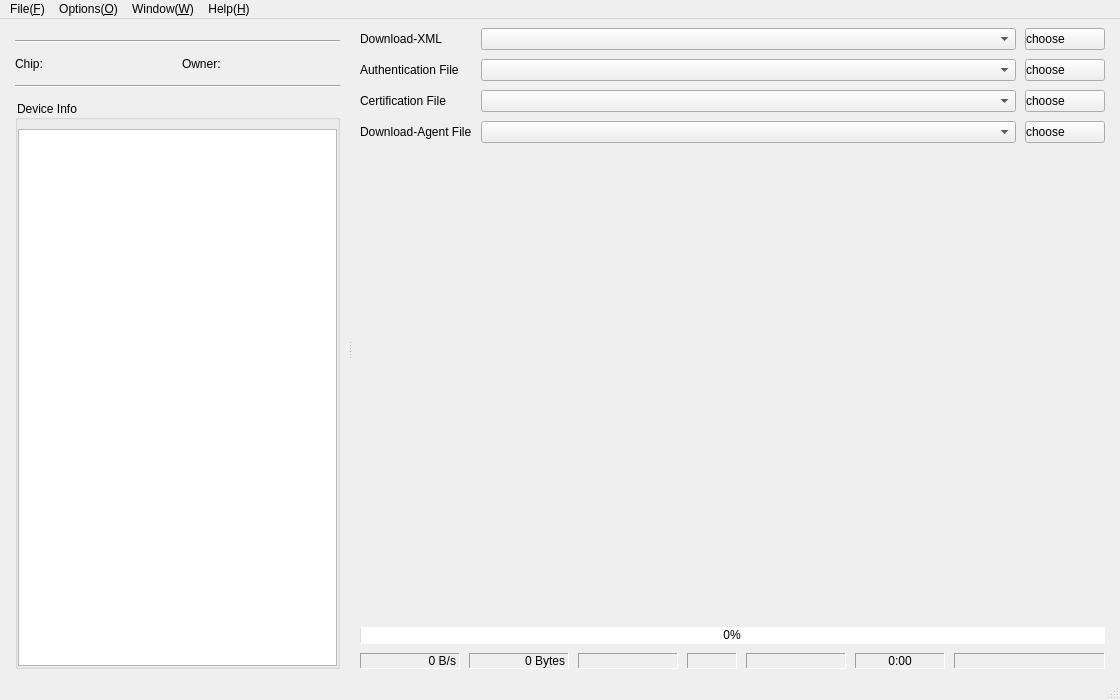
<?xml version="1.0" encoding="UTF-8"?>
<ui version="4.0">
 <class>MainWindow</class>
 <widget class="QMainWindow" name="MainWindow">
  <property name="geometry">
   <rect>
    <x>0</x>
    <y>0</y>
    <width>1120</width>
    <height>700</height>
   </rect>
  </property>
  <property name="minimumSize">
   <size>
    <width>1120</width>
    <height>700</height>
   </size>
  </property>
  <property name="windowTitle">
   <string/>
  </property>
  <property name="windowIcon">
   <iconset resource="../Resources/icon.qrc">
    <normaloff>:/images/application.png</normaloff>:/images/application.png</iconset>
  </property>
  <widget class="QWidget" name="centralwidget">
   <property name="styleSheet">
    <string notr="true">alternate-background-color: rgb(85, 170, 127);</string>
   </property>
   <layout class="QVBoxLayout" name="verticalLayout_3">
    <item>
     <widget class="QSplitter" name="splitter">
      <property name="styleSheet">
       <string notr="true">QSplitter::handle{background-color: rgb(172, 172, 172);};</string>
      </property>
      <property name="frameShape">
       <enum>QFrame::Panel</enum>
      </property>
      <property name="lineWidth">
       <number>0</number>
      </property>
      <property name="midLineWidth">
       <number>1</number>
      </property>
      <property name="orientation">
       <enum>Qt::Horizontal</enum>
      </property>
      <property name="handleWidth">
       <number>2</number>
      </property>
      <property name="childrenCollapsible">
       <bool>false</bool>
      </property>
      <widget class="QWidget" name="layoutWidget">
       <layout class="QVBoxLayout" name="verticalLayout_7">
        <property name="spacing">
         <number>12</number>
        </property>
        <property name="sizeConstraint">
         <enum>QLayout::SetDefaultConstraint</enum>
        </property>
        <property name="leftMargin">
         <number>6</number>
        </property>
        <property name="rightMargin">
         <number>9</number>
        </property>
        <item>
         <widget class="BromConnSettingWidget" name="bromConnSettingWidget" native="true">
          <property name="sizePolicy">
           <sizepolicy hsizetype="Minimum" vsizetype="Minimum">
            <horstretch>0</horstretch>
            <verstretch>0</verstretch>
           </sizepolicy>
          </property>
         </widget>
        </item>
        <item>
         <widget class="Line" name="line_2">
          <property name="orientation">
           <enum>Qt::Horizontal</enum>
          </property>
         </widget>
        </item>
        <item>
         <layout class="QHBoxLayout" name="horizontalLayout_3">
          <property name="spacing">
           <number>9</number>
          </property>
          <item>
           <widget class="QLabel" name="label_chip">
            <property name="text">
             <string>Chip:</string>
            </property>
           </widget>
          </item>
          <item>
           <widget class="QLabel" name="label_chip_value">
            <property name="font">
             <font>
              <pointsize>12</pointsize>
              <weight>75</weight>
              <bold>true</bold>
             </font>
            </property>
            <property name="text">
             <string/>
            </property>
           </widget>
          </item>
          <item>
           <widget class="QLabel" name="label_owner">
            <property name="text">
             <string>Owner:</string>
            </property>
           </widget>
          </item>
          <item>
           <widget class="QLabel" name="label_owner_name">
            <property name="font">
             <font>
              <pointsize>12</pointsize>
              <weight>75</weight>
              <bold>true</bold>
             </font>
            </property>
            <property name="text">
             <string/>
            </property>
            <property name="textFormat">
             <enum>Qt::AutoText</enum>
            </property>
           </widget>
          </item>
         </layout>
        </item>
        <item>
         <widget class="Line" name="line">
          <property name="orientation">
           <enum>Qt::Horizontal</enum>
          </property>
         </widget>
        </item>
        <item>
         <widget class="QGroupBox" name="groupBox">
          <property name="sizePolicy">
           <sizepolicy hsizetype="Minimum" vsizetype="Expanding">
            <horstretch>0</horstretch>
            <verstretch>0</verstretch>
           </sizepolicy>
          </property>
          <property name="title">
           <string>Device Info</string>
          </property>
          <layout class="QVBoxLayout" name="verticalLayout_6">
           <property name="spacing">
            <number>0</number>
           </property>
           <property name="leftMargin">
            <number>0</number>
           </property>
           <property name="topMargin">
            <number>9</number>
           </property>
           <property name="rightMargin">
            <number>0</number>
           </property>
           <property name="bottomMargin">
            <number>0</number>
           </property>
           <item>
            <widget class="QTextEdit" name="textEdit_device_info">
             <property name="sizePolicy">
              <sizepolicy hsizetype="Expanding" vsizetype="Expanding">
               <horstretch>0</horstretch>
               <verstretch>100</verstretch>
              </sizepolicy>
             </property>
             <property name="font">
              <font>
               <pointsize>11</pointsize>
              </font>
             </property>
             <property name="readOnly">
              <bool>true</bool>
             </property>
             <property name="tabStopWidth">
              <number>80</number>
             </property>
            </widget>
           </item>
          </layout>
         </widget>
        </item>
       </layout>
      </widget>
      <widget class="QWidget" name="layoutWidget">
       <layout class="QVBoxLayout" name="verticalLayout_2" stretch="0,1,0">
        <property name="spacing">
         <number>9</number>
        </property>
        <property name="leftMargin">
         <number>9</number>
        </property>
        <property name="rightMargin">
         <number>6</number>
        </property>
        <item>
         <layout class="QGridLayout" name="gridLayout">
          <item row="0" column="0">
           <widget class="QLabel" name="label_download_xml">
            <property name="sizePolicy">
             <sizepolicy hsizetype="Minimum" vsizetype="Preferred">
              <horstretch>0</horstretch>
              <verstretch>0</verstretch>
             </sizepolicy>
            </property>
            <property name="text">
             <string>Download-XML</string>
            </property>
           </widget>
          </item>
          <item row="0" column="1">
           <widget class="QComboBox" name="comboBox_flash_xml_file">
            <property name="sizePolicy">
             <sizepolicy hsizetype="Expanding" vsizetype="Fixed">
              <horstretch>0</horstretch>
              <verstretch>0</verstretch>
             </sizepolicy>
            </property>
            <property name="maxCount">
             <number>10</number>
            </property>
           </widget>
          </item>
          <item row="0" column="2">
           <widget class="QPushButton" name="pushButton_flash_xml">
            <property name="styleSheet">
             <string notr="true">QPushButton {
    text-align:left;
}
</string>
            </property>
            <property name="text">
             <string>choose</string>
            </property>
            <property name="icon">
             <iconset resource="../Resources/icon.qrc">
              <normaloff>:/images/folder.png</normaloff>:/images/folder.png</iconset>
            </property>
            <property name="iconSize">
             <size>
              <width>20</width>
              <height>20</height>
             </size>
            </property>
           </widget>
          </item>
          <item row="1" column="0">
           <widget class="QLabel" name="label_authFile">
            <property name="sizePolicy">
             <sizepolicy hsizetype="Minimum" vsizetype="Preferred">
              <horstretch>0</horstretch>
              <verstretch>0</verstretch>
             </sizepolicy>
            </property>
            <property name="toolTip">
             <string>Only used for security download</string>
            </property>
            <property name="text">
             <string>Authentication File</string>
            </property>
           </widget>
          </item>
          <item row="1" column="1">
           <widget class="QComboBox" name="comboBox_authFilePath">
            <property name="sizePolicy">
             <sizepolicy hsizetype="Expanding" vsizetype="Fixed">
              <horstretch>0</horstretch>
              <verstretch>0</verstretch>
             </sizepolicy>
            </property>
            <property name="acceptDrops">
             <bool>false</bool>
            </property>
            <property name="whatsThis">
             <string>Optional: Only used for security download</string>
            </property>
            <property name="editable">
             <bool>false</bool>
            </property>
            <property name="maxCount">
             <number>10</number>
            </property>
            <property name="insertPolicy">
             <enum>QComboBox::InsertAtTop</enum>
            </property>
           </widget>
          </item>
          <item row="1" column="2">
           <widget class="QPushButton" name="pushButton_authFile">
            <property name="styleSheet">
             <string notr="true">QPushButton {
    text-align:left;
}</string>
            </property>
            <property name="text">
             <string>choose</string>
            </property>
            <property name="icon">
             <iconset resource="../Resources/icon.qrc">
              <normaloff>:/images/folder.png</normaloff>:/images/folder.png</iconset>
            </property>
            <property name="iconSize">
             <size>
              <width>20</width>
              <height>20</height>
             </size>
            </property>
           </widget>
          </item>
          <item row="2" column="0">
           <widget class="QLabel" name="label_certFile">
            <property name="sizePolicy">
             <sizepolicy hsizetype="Minimum" vsizetype="Preferred">
              <horstretch>0</horstretch>
              <verstretch>0</verstretch>
             </sizepolicy>
            </property>
            <property name="text">
             <string>Certification File</string>
            </property>
           </widget>
          </item>
          <item row="2" column="1">
           <widget class="QComboBox" name="comboBox_certFilePath">
            <property name="sizePolicy">
             <sizepolicy hsizetype="Expanding" vsizetype="Fixed">
              <horstretch>0</horstretch>
              <verstretch>0</verstretch>
             </sizepolicy>
            </property>
            <property name="whatsThis">
             <string>optional: only used for security debug.</string>
            </property>
            <property name="maxCount">
             <number>10</number>
            </property>
            <property name="insertPolicy">
             <enum>QComboBox::InsertAtTop</enum>
            </property>
           </widget>
          </item>
          <item row="2" column="2">
           <widget class="QPushButton" name="pushButton_CertFile">
            <property name="enabled">
             <bool>true</bool>
            </property>
            <property name="layoutDirection">
             <enum>Qt::LeftToRight</enum>
            </property>
            <property name="autoFillBackground">
             <bool>false</bool>
            </property>
            <property name="styleSheet">
             <string notr="true">QPushButton {
    text-align:left;
}
</string>
            </property>
            <property name="text">
             <string>choose</string>
            </property>
            <property name="icon">
             <iconset resource="../Resources/icon.qrc">
              <normaloff>:/images/folder.png</normaloff>:/images/folder.png</iconset>
            </property>
            <property name="iconSize">
             <size>
              <width>20</width>
              <height>20</height>
             </size>
            </property>
            <property name="autoExclusive">
             <bool>false</bool>
            </property>
           </widget>
          </item>
          <item row="3" column="0">
           <widget class="QLabel" name="label_daFile">
            <property name="text">
             <string>Download-Agent File</string>
            </property>
           </widget>
          </item>
          <item row="3" column="1">
           <widget class="QComboBox" name="comboBox_daFilePath">
            <property name="sizePolicy">
             <sizepolicy hsizetype="Expanding" vsizetype="Fixed">
              <horstretch>0</horstretch>
              <verstretch>0</verstretch>
             </sizepolicy>
            </property>
            <property name="maxCount">
             <number>10</number>
            </property>
           </widget>
          </item>
          <item row="3" column="2">
           <widget class="QPushButton" name="pushButton_daFile">
            <property name="styleSheet">
             <string notr="true">QPushButton {
    text-align:left;
}
</string>
            </property>
            <property name="text">
             <string>choose</string>
            </property>
            <property name="icon">
             <iconset resource="../Resources/icon.qrc">
              <normaloff>:/images/folder.png</normaloff>:/images/folder.png</iconset>
            </property>
            <property name="iconSize">
             <size>
              <width>20</width>
              <height>20</height>
             </size>
            </property>
           </widget>
          </item>
         </layout>
        </item>
        <item>
         <widget class="QTabWidget" name="tabWidget">
          <property name="enabled">
           <bool>true</bool>
          </property>
          <property name="sizePolicy">
           <sizepolicy hsizetype="Expanding" vsizetype="Expanding">
            <horstretch>100</horstretch>
            <verstretch>0</verstretch>
           </sizepolicy>
          </property>
          <property name="minimumSize">
           <size>
            <width>0</width>
            <height>0</height>
           </size>
          </property>
          <property name="toolTip">
           <string/>
          </property>
          <property name="styleSheet">
           <string notr="true">QTabBar::tab:selected {
	background-color: rgb(242, 253, 255);
}

QTabWidget::pane{
background-color: rgb(250, 255, 247);
}</string>
          </property>
          <property name="tabShape">
           <enum>QTabWidget::Rounded</enum>
          </property>
          <property name="currentIndex">
           <number>-1</number>
          </property>
          <property name="documentMode">
           <bool>true</bool>
          </property>
          <property name="movable">
           <bool>true</bool>
          </property>
         </widget>
        </item>
        <item>
         <layout class="QVBoxLayout" name="verticalLayout">
          <item>
           <widget class="QProgressBar" name="progressBar">
            <property name="sizePolicy">
             <sizepolicy hsizetype="Preferred" vsizetype="Preferred">
              <horstretch>0</horstretch>
              <verstretch>0</verstretch>
             </sizepolicy>
            </property>
            <property name="minimumSize">
             <size>
              <width>0</width>
              <height>17</height>
             </size>
            </property>
            <property name="maximumSize">
             <size>
              <width>16777215</width>
              <height>17</height>
             </size>
            </property>
            <property name="palette">
             <palette>
              <active>
               <colorrole role="Button">
                <brush brushstyle="SolidPattern">
                 <color alpha="255">
                  <red>193</red>
                  <green>249</green>
                  <blue>255</blue>
                 </color>
                </brush>
               </colorrole>
               <colorrole role="Base">
                <brush brushstyle="SolidPattern">
                 <color alpha="255">
                  <red>193</red>
                  <green>249</green>
                  <blue>255</blue>
                 </color>
                </brush>
               </colorrole>
               <colorrole role="Window">
                <brush brushstyle="SolidPattern">
                 <color alpha="255">
                  <red>193</red>
                  <green>249</green>
                  <blue>255</blue>
                 </color>
                </brush>
               </colorrole>
               <colorrole role="AlternateBase">
                <brush brushstyle="SolidPattern">
                 <color alpha="255">
                  <red>85</red>
                  <green>170</green>
                  <blue>127</blue>
                 </color>
                </brush>
               </colorrole>
              </active>
              <inactive>
               <colorrole role="Button">
                <brush brushstyle="SolidPattern">
                 <color alpha="255">
                  <red>193</red>
                  <green>249</green>
                  <blue>255</blue>
                 </color>
                </brush>
               </colorrole>
               <colorrole role="Base">
                <brush brushstyle="SolidPattern">
                 <color alpha="255">
                  <red>193</red>
                  <green>249</green>
                  <blue>255</blue>
                 </color>
                </brush>
               </colorrole>
               <colorrole role="Window">
                <brush brushstyle="SolidPattern">
                 <color alpha="255">
                  <red>193</red>
                  <green>249</green>
                  <blue>255</blue>
                 </color>
                </brush>
               </colorrole>
               <colorrole role="AlternateBase">
                <brush brushstyle="SolidPattern">
                 <color alpha="255">
                  <red>85</red>
                  <green>170</green>
                  <blue>127</blue>
                 </color>
                </brush>
               </colorrole>
              </inactive>
              <disabled>
               <colorrole role="Button">
                <brush brushstyle="SolidPattern">
                 <color alpha="255">
                  <red>193</red>
                  <green>249</green>
                  <blue>255</blue>
                 </color>
                </brush>
               </colorrole>
               <colorrole role="Base">
                <brush brushstyle="SolidPattern">
                 <color alpha="255">
                  <red>193</red>
                  <green>249</green>
                  <blue>255</blue>
                 </color>
                </brush>
               </colorrole>
               <colorrole role="Window">
                <brush brushstyle="SolidPattern">
                 <color alpha="255">
                  <red>193</red>
                  <green>249</green>
                  <blue>255</blue>
                 </color>
                </brush>
               </colorrole>
               <colorrole role="AlternateBase">
                <brush brushstyle="SolidPattern">
                 <color alpha="255">
                  <red>85</red>
                  <green>170</green>
                  <blue>127</blue>
                 </color>
                </brush>
               </colorrole>
              </disabled>
             </palette>
            </property>
            <property name="font">
             <font>
              <weight>50</weight>
              <bold>false</bold>
             </font>
            </property>
            <property name="autoFillBackground">
             <bool>false</bool>
            </property>
            <property name="styleSheet">
             <string notr="true">QProgressBar { border-radius: 0px;text-align: center}</string>
            </property>
            <property name="value">
             <number>0</number>
            </property>
            <property name="alignment">
             <set>Qt::AlignCenter</set>
            </property>
            <property name="orientation">
             <enum>Qt::Horizontal</enum>
            </property>
            <property name="invertedAppearance">
             <bool>false</bool>
            </property>
            <property name="textDirection">
             <enum>QProgressBar::TopToBottom</enum>
            </property>
            <property name="format">
             <string>%p%</string>
            </property>
           </widget>
          </item>
          <item>
           <layout class="QHBoxLayout" name="horizontalLayout">
            <item>
             <widget class="QLabel" name="label_SpeedInfo">
              <property name="minimumSize">
               <size>
                <width>100</width>
                <height>0</height>
               </size>
              </property>
              <property name="maximumSize">
               <size>
                <width>100</width>
                <height>16777215</height>
               </size>
              </property>
              <property name="layoutDirection">
               <enum>Qt::LeftToRight</enum>
              </property>
              <property name="frameShape">
               <enum>QFrame::Panel</enum>
              </property>
              <property name="frameShadow">
               <enum>QFrame::Sunken</enum>
              </property>
              <property name="lineWidth">
               <number>1</number>
              </property>
              <property name="midLineWidth">
               <number>0</number>
              </property>
              <property name="text">
               <string>0 B/s</string>
              </property>
              <property name="alignment">
               <set>Qt::AlignRight|Qt::AlignTrailing|Qt::AlignVCenter</set>
              </property>
             </widget>
            </item>
            <item>
             <widget class="QLabel" name="label_total">
              <property name="minimumSize">
               <size>
                <width>100</width>
                <height>0</height>
               </size>
              </property>
              <property name="maximumSize">
               <size>
                <width>100</width>
                <height>16777215</height>
               </size>
              </property>
              <property name="frameShape">
               <enum>QFrame::Panel</enum>
              </property>
              <property name="frameShadow">
               <enum>QFrame::Sunken</enum>
              </property>
              <property name="text">
               <string>0 Bytes</string>
              </property>
              <property name="alignment">
               <set>Qt::AlignRight|Qt::AlignTrailing|Qt::AlignVCenter</set>
              </property>
             </widget>
            </item>
            <item>
             <widget class="QLabel" name="label_stress_count">
              <property name="minimumSize">
               <size>
                <width>100</width>
                <height>0</height>
               </size>
              </property>
              <property name="maximumSize">
               <size>
                <width>60</width>
                <height>16777215</height>
               </size>
              </property>
              <property name="frameShape">
               <enum>QFrame::Panel</enum>
              </property>
              <property name="frameShadow">
               <enum>QFrame::Sunken</enum>
              </property>
              <property name="lineWidth">
               <number>1</number>
              </property>
              <property name="midLineWidth">
               <number>0</number>
              </property>
              <property name="text">
               <string/>
              </property>
              <property name="alignment">
               <set>Qt::AlignCenter</set>
              </property>
             </widget>
            </item>
            <item>
             <widget class="QLabel" name="label_storage">
              <property name="minimumSize">
               <size>
                <width>50</width>
                <height>0</height>
               </size>
              </property>
              <property name="maximumSize">
               <size>
                <width>50</width>
                <height>16777215</height>
               </size>
              </property>
              <property name="font">
               <font>
                <weight>75</weight>
                <italic>false</italic>
                <bold>true</bold>
                <underline>false</underline>
                <strikeout>false</strikeout>
                <stylestrategy>PreferDefault</stylestrategy>
                <kerning>true</kerning>
               </font>
              </property>
              <property name="frameShape">
               <enum>QFrame::Panel</enum>
              </property>
              <property name="frameShadow">
               <enum>QFrame::Sunken</enum>
              </property>
              <property name="lineWidth">
               <number>1</number>
              </property>
              <property name="midLineWidth">
               <number>0</number>
              </property>
              <property name="text">
               <string/>
              </property>
              <property name="textFormat">
               <enum>Qt::PlainText</enum>
              </property>
              <property name="alignment">
               <set>Qt::AlignCenter</set>
              </property>
             </widget>
            </item>
            <item>
             <widget class="QLabel" name="label_usbStatus">
              <property name="minimumSize">
               <size>
                <width>100</width>
                <height>0</height>
               </size>
              </property>
              <property name="maximumSize">
               <size>
                <width>100</width>
                <height>16777215</height>
               </size>
              </property>
              <property name="toolTip">
               <string/>
              </property>
              <property name="frameShape">
               <enum>QFrame::Panel</enum>
              </property>
              <property name="frameShadow">
               <enum>QFrame::Sunken</enum>
              </property>
              <property name="lineWidth">
               <number>1</number>
              </property>
              <property name="midLineWidth">
               <number>0</number>
              </property>
              <property name="text">
               <string/>
              </property>
              <property name="textFormat">
               <enum>Qt::PlainText</enum>
              </property>
              <property name="alignment">
               <set>Qt::AlignCenter</set>
              </property>
             </widget>
            </item>
            <item>
             <widget class="QLabel" name="label_time">
              <property name="minimumSize">
               <size>
                <width>90</width>
                <height>0</height>
               </size>
              </property>
              <property name="maximumSize">
               <size>
                <width>90</width>
                <height>16777215</height>
               </size>
              </property>
              <property name="frameShape">
               <enum>QFrame::Panel</enum>
              </property>
              <property name="frameShadow">
               <enum>QFrame::Sunken</enum>
              </property>
              <property name="lineWidth">
               <number>1</number>
              </property>
              <property name="midLineWidth">
               <number>0</number>
              </property>
              <property name="text">
               <string>0:00</string>
              </property>
              <property name="alignment">
               <set>Qt::AlignCenter</set>
              </property>
             </widget>
            </item>
            <item>
             <widget class="QLabel" name="label_status_port">
              <property name="frameShape">
               <enum>QFrame::Panel</enum>
              </property>
              <property name="frameShadow">
               <enum>QFrame::Sunken</enum>
              </property>
              <property name="lineWidth">
               <number>1</number>
              </property>
              <property name="midLineWidth">
               <number>0</number>
              </property>
              <property name="text">
               <string/>
              </property>
             </widget>
            </item>
           </layout>
          </item>
         </layout>
        </item>
       </layout>
      </widget>
     </widget>
    </item>
   </layout>
  </widget>
  <widget class="QMenuBar" name="menubar">
   <property name="geometry">
    <rect>
     <x>0</x>
     <y>0</y>
     <width>1120</width>
     <height>21</height>
    </rect>
   </property>
   <widget class="QMenu" name="menu_File">
    <property name="title">
     <string>File(&amp;F)</string>
    </property>
    <widget class="QMenu" name="menuExport_Console_Mode_XML">
     <property name="title">
      <string>Export Console Mode XML</string>
     </property>
     <addaction name="actionExportFormat"/>
     <addaction name="actionExportDownload"/>
     <addaction name="separator"/>
     <addaction name="actionExportReadback"/>
     <addaction name="separator"/>
     <addaction name="actionExportWriteMemory"/>
     <addaction name="actionDownload_Cert"/>
    </widget>
    <addaction name="separator"/>
    <addaction name="menuExport_Console_Mode_XML"/>
    <addaction name="separator"/>
    <addaction name="actionExit"/>
   </widget>
   <widget class="QMenu" name="menuOptions">
    <property name="title">
     <string>Options(&amp;O)</string>
    </property>
    <addaction name="separator"/>
    <addaction name="actionUSB_UART_options"/>
   </widget>
   <widget class="QMenu" name="menuWindow">
    <property name="title">
     <string>Window(&amp;W)</string>
    </property>
    <addaction name="actionWrite_Memory"/>
    <addaction name="actionField_Firmware_Update"/>
    <addaction name="actionSecurity_Mode"/>
   </widget>
   <widget class="QMenu" name="menuHelp">
    <property name="title">
     <string>Help(&amp;H)</string>
    </property>
    <addaction name="actionShow_Welcome"/>
    <addaction name="separator"/>
    <addaction name="actionAbout"/>
    <addaction name="separator"/>
    <addaction name="actionNetwork_Test"/>
    <addaction name="separator"/>
    <addaction name="action_SoftwareUpdate"/>
    <addaction name="actionOpen_Logs_Folder"/>
   </widget>
   <addaction name="menu_File"/>
   <addaction name="menuOptions"/>
   <addaction name="menuWindow"/>
   <addaction name="menuHelp"/>
  </widget>
  <widget class="QStatusBar" name="statusbar"/>
  <action name="actionExportFormat">
   <property name="text">
    <string>Format...</string>
   </property>
  </action>
  <action name="actionExit">
   <property name="text">
    <string>Exit</string>
   </property>
   <property name="toolTip">
    <string>Exit</string>
   </property>
   <property name="shortcut">
    <string>Ctrl+Q</string>
   </property>
  </action>
  <action name="actionExportDownload">
   <property name="text">
    <string>Download...</string>
   </property>
  </action>
  <action name="actionExportPartial_Format_Download">
   <property name="text">
    <string>Partial Format+Download...</string>
   </property>
  </action>
  <action name="actionExportReadback">
   <property name="text">
    <string>Readback...</string>
   </property>
  </action>
  <action name="actionUSB_UART_options">
   <property name="text">
    <string>Option...</string>
   </property>
   <property name="shortcut">
    <string>Ctrl+Alt+O</string>
   </property>
  </action>
  <action name="actionWrite_Memory">
   <property name="checkable">
    <bool>true</bool>
   </property>
   <property name="text">
    <string>Write Memory</string>
   </property>
   <property name="shortcut">
    <string>Ctrl+Alt+W</string>
   </property>
  </action>
  <action name="actionSecurity_Mode">
   <property name="checkable">
    <bool>true</bool>
   </property>
   <property name="text">
    <string>Security Mode</string>
   </property>
   <property name="shortcut">
    <string>Ctrl+Alt+S</string>
   </property>
  </action>
  <action name="actionShow_Welcome">
   <property name="text">
    <string/>
   </property>
  </action>
  <action name="actionAbout">
   <property name="text">
    <string>About...</string>
   </property>
   <property name="visible">
    <bool>true</bool>
   </property>
  </action>
  <action name="action_SoftwareUpdate">
   <property name="text">
    <string>Software Update...</string>
   </property>
   <property name="visible">
    <bool>false</bool>
   </property>
  </action>
  <action name="actionExportDevice_Readback">
   <property name="text">
    <string>Device Readback...</string>
   </property>
  </action>
  <action name="actionOpen_Logs_Folder">
   <property name="text">
    <string>Open Logs Folder</string>
   </property>
   <property name="shortcut">
    <string>Ctrl+Alt+L</string>
   </property>
  </action>
  <action name="actionExportWriteMemory">
   <property name="text">
    <string>Write Memory...</string>
   </property>
  </action>
  <action name="actionNetwork_Test">
   <property name="text">
    <string>Network Test</string>
   </property>
   <property name="shortcut">
    <string>Ctrl+Alt+N</string>
   </property>
  </action>
  <action name="actionField_Firmware_Update">
   <property name="checkable">
    <bool>true</bool>
   </property>
   <property name="text">
    <string>Field Firmware Update</string>
   </property>
  </action>
  <action name="actionDownload_Cert">
   <property name="text">
    <string>Download Cert...</string>
   </property>
  </action>
 </widget>
 <customwidgets>
  <customwidget>
   <class>BromConnSettingWidget</class>
   <extends>QWidget</extends>
   <header>BromConnSettingWidget.h</header>
   <container>1</container>
  </customwidget>
 </customwidgets>
 <resources>
  <include location="../Resources/icon.qrc"/>
 </resources>
 <connections/>
</ui>
